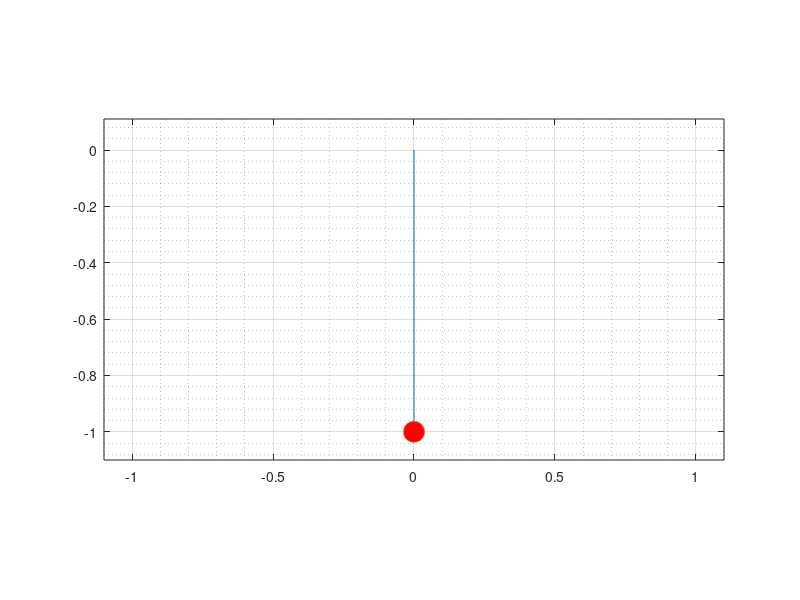

Source code (MATLAB): (Note: this script raises an error after producing the figure.)
clear
close all
clc

%% Init

% Pendulum Length
L = 1;

figure('Units', 'normalized', 'OuterPosition', [0, 0, 0.5, 0.5])
bar = plot([0, 0], [0, -L]);
hold on
p = plot(0, -L, 'Marker', 'o', 'MarkerFaceColor', 'r', 'MarkerSize', 15);


axis equal
xlim([-L, L]*1.1)
ylim([-L, 0.1]*1.1)
grid on
grid minor

T = 0;
dt = 0.1;
SimTime = 45;

Vid = VideoWriter('Pendulum.mp4', 'MPEG-4');
Vid.Quality = 100;
Vid.FrameRate = round(1/dt);

open(Vid);


%% Vis

while true
    T = T + dt;
    if T > SimTime
        break;
    end

    Theta = sin(T) * exp(-T/10);

    X = L * sin(Theta);
    Y = L * cos(Theta);

    bar.XData = [0,  X];
    bar.YData = [0, -Y];

    p.XData = X;
    p.YData = -Y;


    drawnow update
    pause(0.01)

    img = getframe(gcf);
    writeVideo(Vid, img);
end

close(Vid)
